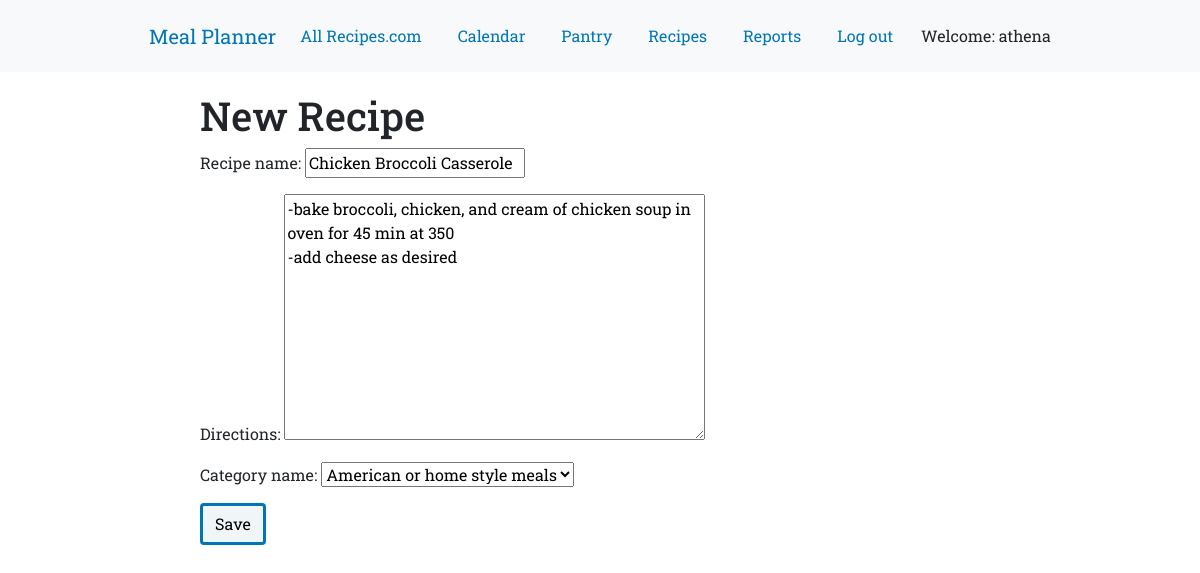
The page /recipe/1/edit/ (signed in) on the database its author committed.
### appFood/models.py (models this page shows, shortened)
class Recipe(models.Model):
    MAIN_DISH = 1
    BREAKFAST = 2
    LUNCH = 3
    SOUPS  = 4
    AMERICAN = 5
    ITALIAN = 6
    MEXICAN = 7
    ASIAN = 8
    RUSSIAN = 9
    EUROPEAN = 10
    DESSERTS = 11
    OTHER = 12
    CATEGORIES = (
        (MAIN_DISH, ('Main dishes')),
        (BREAKFAST, ('Breakfast')),
        (LUNCH, ('Lunch')),
        (SOUPS, ('Soups')),
        (AMERICAN, ('American or home style meals')),
        (ITALIAN, ('Italian')),
        (MEXICAN, ('Mexican')),
        (ASIAN, ('Asian, Chinese, Japanese, etc')),
        (RUSSIAN, ('Russian')),
        (EUROPEAN, ('European, any country')),
        (DESSERTS, ('Desserts and treats')),
        (OTHER, ('Other, anything')),
    )
    recipe_name = models.CharField(max_length=200)
    directions = models.TextField(max_length=3000)
    category_name = models.PositiveSmallIntegerField(choices = CATEGORIES, default = MAIN_DISH)
    class Meta:
        ordering = ['recipe_name']

### appFood/views.py (the view)
# urls.py: path('recipe/<int:pk>/edit/', views.UpdateRecipeView.as_view(), name='recipe_edit'),
class UpdateRecipeView(LoginRequiredMixin, UpdateView):
    login_url = '/login/'
    redirect_field_name = 'appFood/recipe_detail.html'
    form_class = RecipeForm
    model = Recipe

### appFood/forms.py
class RecipeForm(forms.ModelForm):
    class Meta:
        model = Recipe
        fields = '__all__'
        widgets = {
            'recipe_name' : forms.TextInput(attrs={'class': 'textinputclass'}),
            'directions' : forms.Textarea(attrs={'class': 'textareaclass'}),
            'category_name' : forms.Select(attrs={'class': 'choiceselectclass'}),
        }

### appFood/templates/appFood/recipe_form.html (shortened to what this page needs)
{% extends "appFood/base.html" %}
{% block content %}
<div class="content">
  <h1>New Recipe</h1>
  <form method="POST" class="post-form">
    {{form.as_p}}
    <button type="submit" class="save btn btn-default">Save</button>
  </form>
</div>
{% endblock %}

### appFood/templates/appFood/base.html (shortened to what this page needs)
<!DOCTYPE html>
{% load static %}
<html lang="en" dir="ltr">
  <head>
    <link href="https://cdn.jsdelivr.net/npm/bootstrap@5.0.0-beta1/dist/css/bootstrap.min.css" rel="stylesheet"
>
    <link rel="stylesheet" type="text/css" href="{% static 'css/food.css' %}">
    <link href="https://maxcdn.bootstrapcdn.com/font-awesome/4.7.0/css/font-awesome.min.css" rel="stylesheet">
  </head>
  <body class='loader'>
    <nav>
      <div class="navbar navbar-expand-lg bg-light techfont">
        <div class="navbar">
          <div class="navbar-nav align-items-center">
            <a class="navbar-brand bigbrand" href="{% url 'home' %}">Meal Planner</a>
            <a class="nav-item nav-link" href="https://www.allrecipes.com/recipes/">All Recipes.com</a>
          <div class="navbar-nav align-items-center ml-auto">
            {% if user.is_authenticated %}
              <a class="nav-item nav-link" href="{% url 'calendar' %}">Calendar</a>
              <a class="nav-item nav-link" href="{% url 'storageitem_list' %}">Pantry</a>
              <a class="nav-item nav-link" href="{% url 'recipe_list' %}">Recipes</a>
              <a class='nav-item nav-link' href="{% url 'reports' %}">Reports</a>
              <a class="nav-item nav-link" href="{% url 'logout' %}">Log out</a>
              <a >Welcome: {{ user.username }}</a>
            {% else %}
              <a class="nav-item nav-link" href="{% url 'login' %}" aria-label="Login">
                <span class="fa fa-user" aria-hidden="true"></span> Login</a>
            {% endif %}
          </div>
        </div>
      </div>
    </nav>
  {% block content %}
  {% endblock %}
  </body>
</html>

### appFood/static/css/food.css (style rules this page uses)
body { font-family: 'Roboto Slab', serif; }
.navbar { display: flex; align-items: center; justify-content: center; padding: 10; }
.nav-item { margin-right: 20px; }
.content { margin: 20px 200px 70px; }
.btn { outline: none; color: black; background-color: #f0f5f7; border: 3px solid #0076b5; box-shadow: 0 0 0 0; margin-right: 3px; }
a { color: #0076b5; }

### rows shown on the page
Recipe: recipe_name "Chicken Broccoli Casserole", directions "-bake broccoli, chicken, and cream of chicken soup in oven for 45 min at 350 -add cheese as desired", category_name "American or home style meals"

### other values the page prints
{{ user.username }} "athena"
